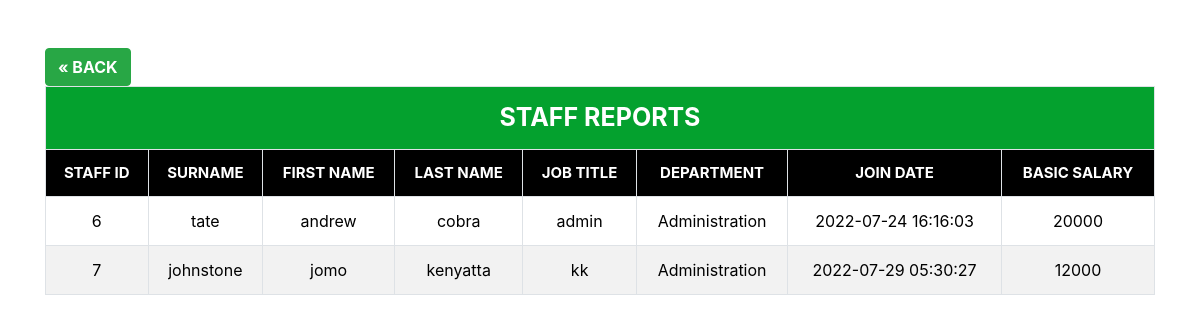
Screenshot of /AstaffReports.php with the database file from the repository.
### tables this page shows
CREATE TABLE `staff_details` (
  `staff_id` bigint(20) NOT NULL,
  `surname` varchar(255) NOT NULL,
  `first_name` varchar(255) NOT NULL,
  `last_name` varchar(255) NOT NULL,
  `job_title` varchar(255) NOT NULL,
  `department` varchar(255) NOT NULL,
  `join_date` timestamp NOT NULL DEFAULT current_timestamp(),
  `basic_salary` bigint(20) NOT NULL
);

### AstaffReports.php (the view, shortened to what this page needs)
<!DOCTYPE html>
<html lang="en">
<head>
    <link rel="stylesheet" href="bs/css/bootstrap.css">
    <link rel="stylesheet" href="css/table.css">
</head>
<body>
    <div class="container">
        <br>
        <table class="table table-bordered table-striped table-responsive-sm">
            <div class="row">
                <div class="col-sm-12">
                    <br>
                    <tr>
                    <a href="allreports.php" class="btn btn-success btn-submit"><b>&laquo; BACK</b></a>
                    <br>
                    <th class="topHeading text-uppercase" colspan="9">
                        Staff Reports
                    </th>
                    </tr>
                    <tr>
                        <th>STAFF ID</th>
                        <th>SURNAME</th>
                        <th>FIRST NAME</th>
                        <th>LAST NAME</th>
                        <th>JOB TITLE</th>
                        <th>DEPARTMENT</th>
                        <th>JOIN DATE</th>
                        <th>BASIC SALARY</th>
                    </tr>
                    <tr>
                        <?php
                        require_once('dbhr.php');
                        $srpt = "select * from staff_details order by staff_id asc";
                        $rslt = $conn->query($srpt);
                        if ($rslt->num_rows > 0) {
                            while ($row = $rslt->fetch_assoc()) {
                        ?>
                    <tr>
                        <td><?php echo $row['staff_id']; ?></td>
                        <td><?php echo $row['surname']; ?></td>
                        <td><?php echo $row['first_name']; ?></td>
                        <td><?php echo $row['last_name']; ?></td>
                        <td><?php echo $row['job_title']; ?></td>
                        <td><?php echo $row['department']; ?></td>
                        <td><?php echo $row['join_date']; ?></td>
                        <td><?php echo $row['basic_salary']; ?></td>
                    </tr>
                </div>
            </div>
    <?php
                            }
                        }
    ?>
</body>
</html>

### css/table.css (style rules this page uses)
th { background-color: rgb(0, 0, 0); color: white; font-size: 15px; }
th,td { text-align: center; }
td { color: rgb(0, 0, 0); }
.topHeading { font-size: 25px; background-color: rgb(4, 161, 46); }

### rows the page displays
staff_details: staff_id "6", surname "tate", first_name "andrew", last_name "cobra", job_title "admin", department "Administration", join_date "2022-07-24 16:16:03", basic_salary "20000"
staff_details: staff_id "7", surname "johnstone", first_name "jomo", last_name "kenyatta", job_title "kk", department "Administration", join_date "2022-07-29 05:30:27", basic_salary "12000"
